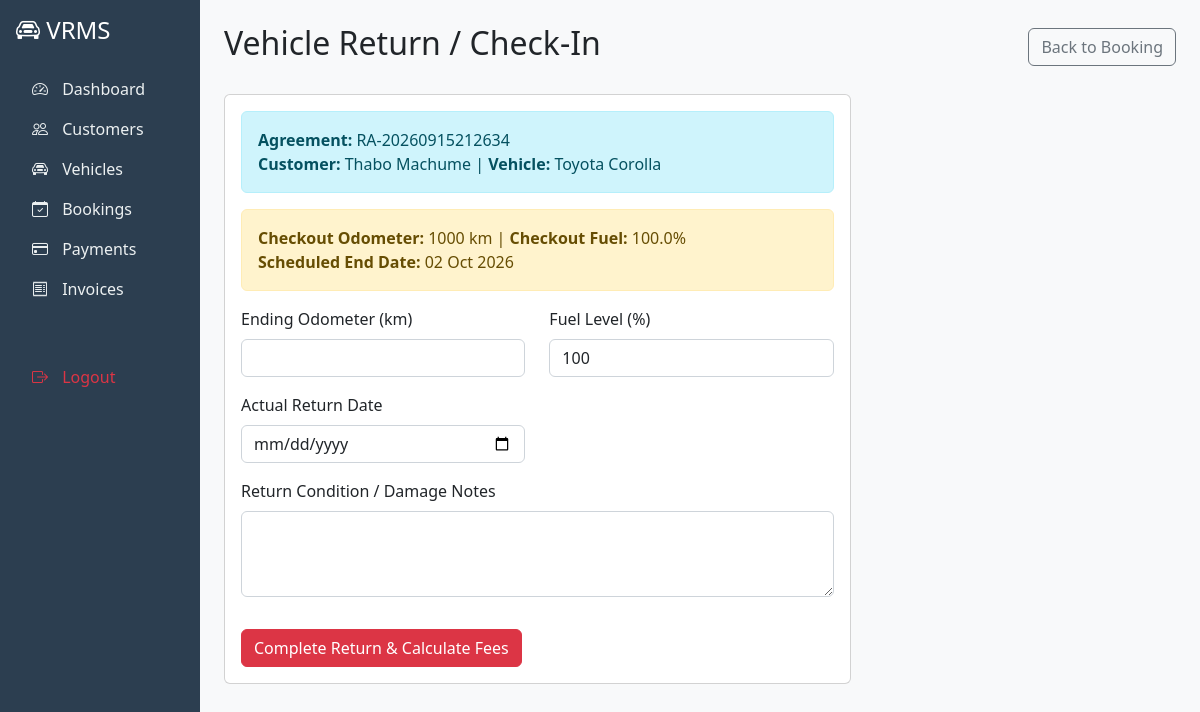
The app's page /return/1 with its own data.
### app/models/rental_agreement.py (models this page shows)
class RentalAgreement(db.Model):
    __tablename__ = 'rental_agreements'
    agreement_id = db.Column(db.Integer, primary_key=True)
    booking_id = db.Column(db.Integer, db.ForeignKey('bookings.booking_id'), nullable=False)
    agreement_number = db.Column(db.String(20), unique=True, nullable=False)
    checkout_odometer = db.Column(db.Integer)
    checkout_fuel_level = db.Column(db.Float)
    checkout_datetime = db.Column(db.DateTime)
    checkout_condition = db.Column(db.String(255))  # e.g., "Good, minor scratch on rear door"
    return_odometer = db.Column(db.Integer)
    return_fuel_level = db.Column(db.Float)
    actual_return_date = db.Column(db.Date)
    return_condition = db.Column(db.String(255))
    late_fee = db.Column(db.Float, default=0.0)
    fuel_penalty = db.Column(db.Float, default=0.0)
    extras_amount = db.Column(db.Float, default=0.0)
    status = db.Column(db.String(20), default='Reserved')  # Reserved, Active, Completed
    booking = db.relationship('Booking', backref='agreement')

### app/models/customer.py (models this page shows, shortened)
class Customer(db.Model):
    __tablename__ = 'customers'
    customer_id = db.Column(db.Integer, primary_key=True)
    full_name = db.Column(db.String(100), nullable=False)
    id_number = db.Column(db.String(20), unique=True, nullable=False)
    drivers_license = db.Column(db.String(20), nullable=False)
    phone = db.Column(db.String(15), nullable=False)
    email = db.Column(db.String(100), unique=True, nullable=False)
    address = db.Column(db.String(255))
    created_at = db.Column(db.DateTime, default=datetime.utcnow)

### app/models/vehicle.py (models this page shows, shortened)
class Vehicle(db.Model):
    __tablename__ = 'vehicles'
    vehicle_id = db.Column(db.Integer, primary_key=True)
    make = db.Column(db.String(50), nullable=False)
    model = db.Column(db.String(50), nullable=False)
    year = db.Column(db.Integer, nullable=False)
    license_plate = db.Column(db.String(20), unique=True, nullable=False)
    fuel_type = db.Column(db.String(20), nullable=False)  # Petrol, Diesel, Hybrid
    seating_capacity = db.Column(db.Integer, nullable=False)
    daily_rate = db.Column(db.Float, nullable=False)
    color = db.Column(db.String(30))
    current_mileage = db.Column(db.Integer, default=0)
    status = db.Column(db.String(20), default='Available')  # Available, Booked, Rented, Maintenance

### app/models/booking.py (models this page shows, shortened)
class Booking(db.Model):
    __tablename__ = 'bookings'
    booking_id = db.Column(db.Integer, primary_key=True)
    customer_id = db.Column(db.Integer, db.ForeignKey('customers.customer_id'), nullable=False)
    vehicle_id = db.Column(db.Integer, db.ForeignKey('vehicles.vehicle_id'), nullable=False)
    start_date = db.Column(db.Date, nullable=False)
    end_date = db.Column(db.Date, nullable=False)
    rental_days = db.Column(db.Integer, nullable=False)
    confirmation_no = db.Column(db.String(20), unique=True, nullable=False)
    status = db.Column(db.String(20), default='Reserved')  # Reserved, Cancelled, Confirmed, Active, Completed
    created_at = db.Column(db.DateTime, default=datetime.utcnow)
    customer = db.relationship('Customer', backref='bookings')
    vehicle = db.relationship('Vehicle', backref='bookings')

### app/routes/bookings.py (the view, shortened to what this page needs)
@bookings.route('/return/<int:booking_id>', methods=['GET', 'POST'])
def return_vehicle(booking_id):
    booking = Booking.query.get_or_404(booking_id)
    agreement = RentalAgreement.query.filter_by(booking_id=booking_id).first()
    if not agreement:
        flash('No rental agreement found for this booking.', 'warning')
        return redirect(url_for('bookings.view_booking', booking_id=booking_id))
    return render_template('bookings/return_vehicle.html', booking=booking, agreement=agreement)

### app/templates/bookings/return_vehicle.html
{% extends "base.html" %}
{% block content %}
<div class="d-flex justify-content-between align-items-center mb-4">
    <h2>Vehicle Return / Check-In</h2>
    <a href="{{ url_for('bookings.view_booking', booking_id=booking.booking_id) }}" class="btn btn-outline-secondary">Back to Booking</a>
</div>
<div class="row">
    <div class="col-md-8">
        <div class="card">
            <div class="card-body">
                <div class="alert alert-info">
                    <strong>Agreement:</strong> {{ agreement.agreement_number }}<br>
                    <strong>Customer:</strong> {{ booking.customer.full_name }} |
                    <strong>Vehicle:</strong> {{ booking.vehicle.make }} {{ booking.vehicle.model }}
                </div>
                <div class="alert alert-warning">
                    <strong>Checkout Odometer:</strong> {{ agreement.checkout_odometer }} km |
                    <strong>Checkout Fuel:</strong> {{ agreement.checkout_fuel_level }}%<br>
                    <strong>Scheduled End Date:</strong> {{ booking.end_date.strftime('%d %b %Y') }}
                </div>
                <form method="POST">
                    <div class="row">
                        <div class="col-md-6 mb-3">
                            <label for="return_odometer" class="form-label">Ending Odometer (km)</label>
                            <input type="number" class="form-control" id="return_odometer" name="return_odometer" required>
                        </div>
                        <div class="col-md-6 mb-3">
                            <label for="return_fuel_level" class="form-label">Fuel Level (%)</label>
                            <input type="number" step="0.1" class="form-control" id="return_fuel_level" name="return_fuel_level" value="100" required>
                        </div>
                        <div class="col-md-6 mb-3">
                            <label for="actual_return_date" class="form-label">Actual Return Date</label>
                            <input type="date" class="form-control" id="actual_return_date" name="actual_return_date" required>
                        </div>
                        <div class="col-md-12 mb-3">
                            <label for="return_condition" class="form-label">Return Condition / Damage Notes</label>
                            <textarea class="form-control" id="return_condition" name="return_condition" rows="3"></textarea>
                        </div>
                    </div>
                    <button type="submit" class="btn btn-danger mt-3">Complete Return & Calculate Fees</button>
                </form>
            </div>
        </div>
    </div>
</div>
{% endblock %}

### records on screen
RentalAgreement: agreement_number "RA-20260915212634", checkout_odometer "1000", checkout_fuel_level "100.0"
Customer: customer.full_name "Thabo Machume"
Vehicle: vehicle.make "Toyota", vehicle.model "Corolla"
Booking: end_date "02 Oct 2026"
